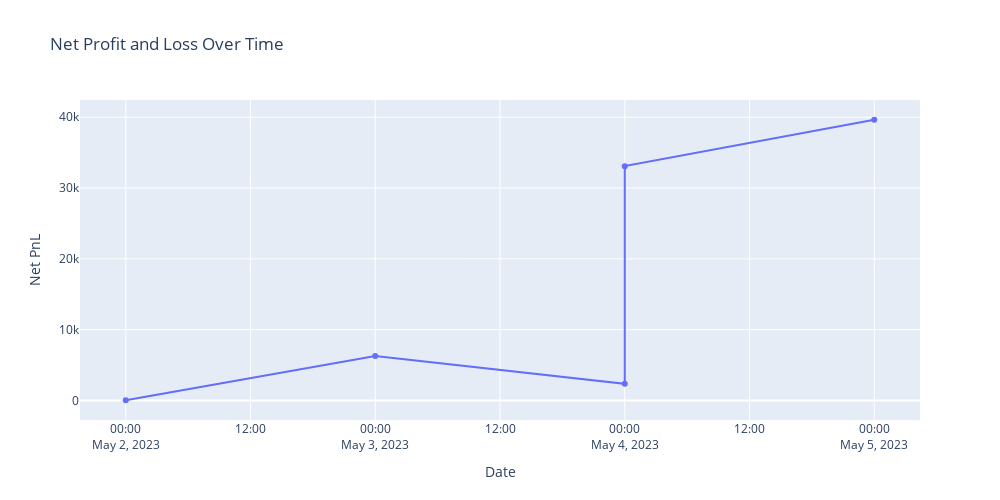

Notebook code cell kept with this figure:
### Code cell
import pandas as pd
import plotly.graph_objects as go

# Load and prepare the data
df = pd.read_csv(r'amiNF_trd_sig_backtest_test.csv')
df['Datetime'] = pd.to_datetime(df['Date'] + ' ' + df['TradeEntryTime'])
df.sort_values(by=['Datetime'], inplace=True)
df.reset_index(drop=True, inplace=True)
df['Trade_No'] = df.index + 1

margin_per_lot = 80000  # 80k margin per lot
lot_size = 50

# Starting Capital
start_capital = 1800000  # 18 lacs

# Initialize empty lists for the calculated fields
Margin_utilized = []
Lots = []
Qty = []
PnL = []
Taxes = []
NetPnL = []
Capital = [start_capital]

# Calculate additional columns
for i in range(len(df)):
    Margin_utilized.append(0.6 * Capital[-1])
    Lots.append(Margin_utilized[-1] // margin_per_lot)
    Qty.append(int(Lots[-1] * lot_size))
    PnL.append(Qty[-1] * df.loc[i, 'NetTradePoints'])
    Taxes.append(0.1 * abs(PnL[-1]))
    NetPnL.append(PnL[-1] - Taxes[-1])
    if i < len(df) - 1:  # Avoids IndexError on the last row
        Capital.append(Capital[-1] + NetPnL[-1])

# Update the DataFrame with the calculated fields
df['Margin_utilized'] = Margin_utilized
df['Lots'] = Lots
df['Qty'] = Qty
df['PnL'] = PnL
df['Taxes'] = Taxes
df['NetPnL'] = NetPnL
df['Capital'] = Capital
df.drop(columns=['Datetime'], inplace=True)

# Create plot
fig = go.Figure()
fig.add_trace(go.Scatter(x=df['Date'], y=df['NetPnL'].cumsum(), mode='lines+markers', name='NetPnL'))
fig.update_layout(title='Net Profit and Loss Over Time', xaxis_title='Date', yaxis_title='Net PnL',
                  autosize=False, width=1000, height=500)
fig.show()

### Figure 1 — Plotly figure (JSON) as saved in the notebook; plotly's stock layout.template omitted (floating-point values rounded to 4 significant figures)
{"data": [{"mode": "lines+markers", "name": "NetPnL", "type": "scatter", "x": ["2023-05-02", "2023-05-03", "2023-05-04", "2023-05-04", "2023-05-05"], "y": [29.25, 6289.0, 2356.0, 33098, 39650.0]}], "layout": {"autosize": false, "height": 500, "title": {"text": "Net Profit and Loss Over Time"}, "width": 1000, "xaxis": {"title": {"text": "Date"}}, "yaxis": {"title": {"text": "Net PnL"}}}}
